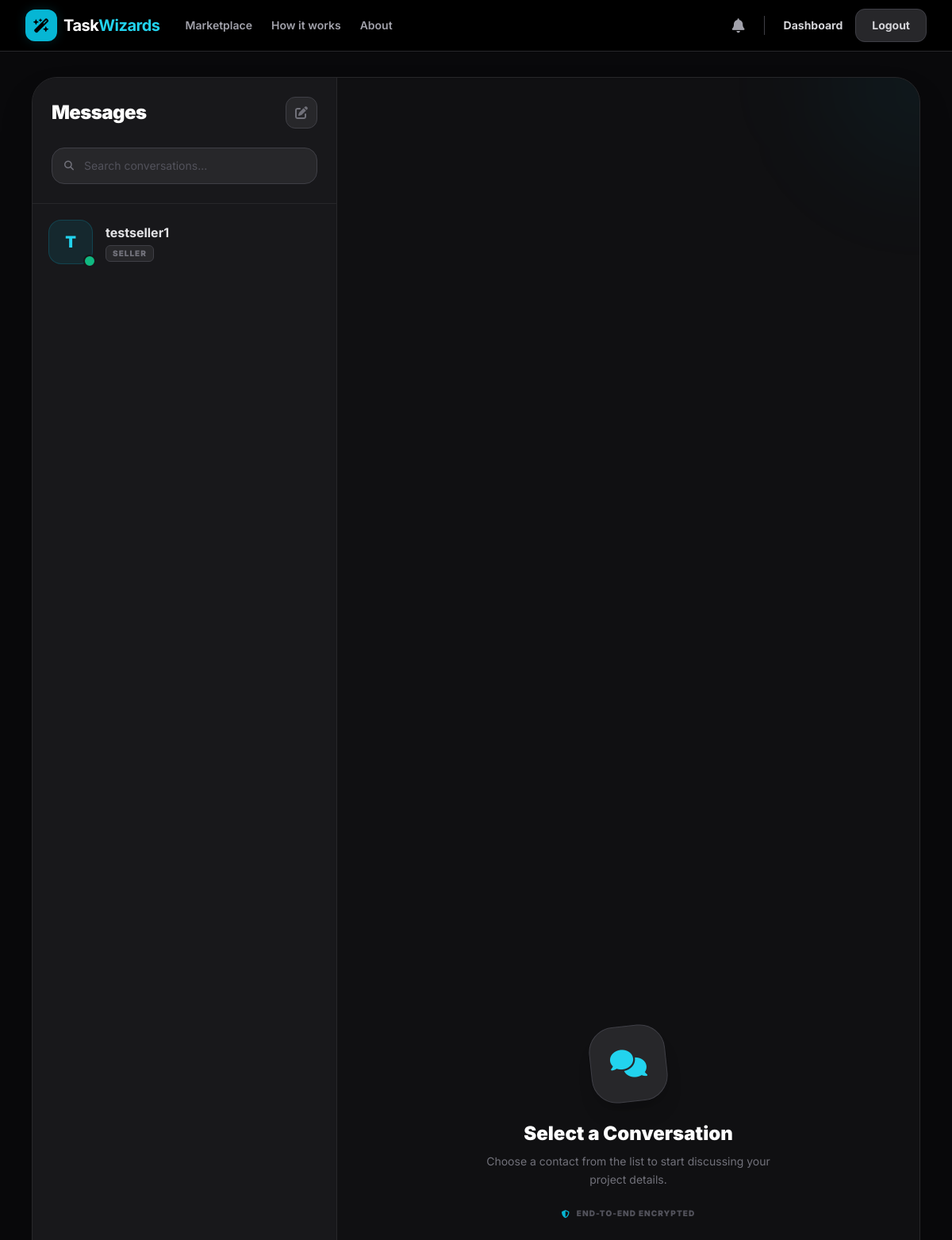
The page /marketplace/inbox/ (signed in) on the database its author committed.
### account/models.py (models this page shows, shortened)
class User(AbstractUser):
    ROLE_CHOICES = (
        ("Buyer", "Buyer"),
        ("Seller", "Seller"),
    )
    email = models.EmailField(unique=True)
    role = models.CharField(max_length=20, choices=ROLE_CHOICES, default="Buyer")
    phone = models.CharField(max_length=15)
    is_verified = models.BooleanField(default=False)
    otp = models.CharField(max_length=10, null=True, blank=True)

### marketplace/views.py (the view)
# urls.py: path("inbox/", views.InboxView.as_view(), name="inbox"),
class InboxView(LoginRequiredMixin, TemplateView):
    template_name = "marketplace/messaging/inbox.html"
    def get_context_data(self, **kwargs):
        context = super().get_context_data(**kwargs)
        user = self.request.user
        sent_to = Message.objects.filter(sender=user).values_list('receiver', flat=True)
        received_from = Message.objects.filter(receiver=user).values_list('sender', flat=True)
        contact_ids = set(list(sent_to) + list(received_from))
        contacts = User.objects.filter(id__in=contact_ids)
        context["contacts"] = contacts
        return context

### marketplace/templates/marketplace/messaging/inbox.html (shortened to what this page needs)
{% extends 'account/base.html' %}
{% block content %}
<div class="bg-zinc-950 min-h-screen py-8">
    <div class="max-w-6xl mx-auto px-4 h-[calc(100vh-160px)]">
        <div class="bg-zinc-900 rounded-[2rem] border border-zinc-800 shadow-2xl overflow-hidden flex h-full">
            <div class="w-full md:w-80 lg:w-96 border-r border-zinc-800 flex flex-col bg-zinc-900">
                <div class="p-6 border-b border-zinc-800">
                    <div class="flex items-center justify-between mb-6">
                        <h1 class="text-2xl font-black text-white tracking-tight">Messages</h1>
                        <button class="w-10 h-10 rounded-xl bg-zinc-800 text-zinc-500 flex items-center justify-center hover:bg-zinc-700 hover:text-cyan-400 transition-colors border border-zinc-700">
                            <i class="fa-solid fa-pen-to-square"></i>
                        </button>
                    </div>
                    <div class="relative group">
                        <i class="fa-solid fa-magnifying-glass absolute left-4 top-1/2 -translate-y-1/2 text-zinc-500 text-xs"></i>
                        <input type="text" placeholder="Search conversations..." class="w-full pl-10 pr-4 py-3 bg-zinc-800 border border-zinc-700 rounded-2xl text-sm text-white focus:ring-2 focus:ring-cyan-500/30 focus:border-cyan-500 transition-all outline-none placeholder-zinc-600">
                    </div>
                </div>
                <div class="flex-grow overflow-y-auto custom-scrollbar divide-y divide-zinc-800">
                    {% for contact in contacts %}
                    <a href="{% url 'marketplace:chat_detail' contact.id %}" class="flex items-center gap-4 p-5 hover:bg-zinc-800/70 transition-all group">
                        <div class="relative flex-shrink-0">
                            <div class="w-14 h-14 rounded-2xl bg-cyan-500/10 text-cyan-400 border border-cyan-500/20 flex items-center justify-center text-xl font-black group-hover:scale-105 transition-transform">
                                {{ contact.username|first|upper }}
                            </div>
                            <div class="absolute -bottom-1 -right-1 w-4 h-4 bg-emerald-500 rounded-full border-2 border-zinc-900"></div>
                        </div>
                        <div class="flex-grow min-w-0">
                            <div class="flex justify-between items-baseline mb-1">
                                <h3 class="font-bold text-zinc-200 truncate group-hover:text-white transition-colors">{{ contact.username }}</h3>
                            </div>
                            <div class="flex items-center gap-2">
                                <span class="px-2 py-0.5 rounded-md bg-zinc-800 border border-zinc-700 text-[10px] font-black uppercase tracking-widest text-zinc-500">{{ contact.role }}</span>
                            </div>
                        </div>
                    </a>
                    {% endfor %}
                </div>
            </div>
            <div class="hidden md:flex flex-grow items-center justify-center bg-zinc-950/50 p-12 text-center relative overflow-hidden">
                <div class="absolute top-0 right-0 w-64 h-64 bg-cyan-500/5 rounded-full -mr-32 -mt-32 blur-3xl"></div>
                <div class="relative z-10 space-y-6 max-w-sm">
                    <div class="w-24 h-24 bg-zinc-800 border border-zinc-700 rounded-[2rem] shadow-xl flex items-center justify-center mx-auto text-cyan-400 transform -rotate-6 hover:rotate-0 transition-transform duration-500">
                        <i class="fa-solid fa-comments text-4xl"></i>
                    </div>
                    <div>
                        <h3 class="text-2xl font-black text-white mb-2">Select a Conversation</h3>
                        <p class="text-zinc-500 text-sm leading-relaxed">Choose a contact from the list to start discussing your project details.</p>
                    </div>
                    <div class="flex items-center justify-center gap-2 text-[10px] font-black uppercase tracking-widest text-zinc-600">
                        <i class="fa-solid fa-shield-halved text-cyan-500"></i>
                        <span>End-to-end Encrypted</span>
                    </div>
                </div>
            </div>
        </div>
    </div>
</div>
{% endblock %}

### rows shown on the page
User: username|first "T", username "testseller1", role "SELLER"
